Frame 1 (no input): blank canvas, image omitted
Frame 60 (no input): blank canvas, image omitted
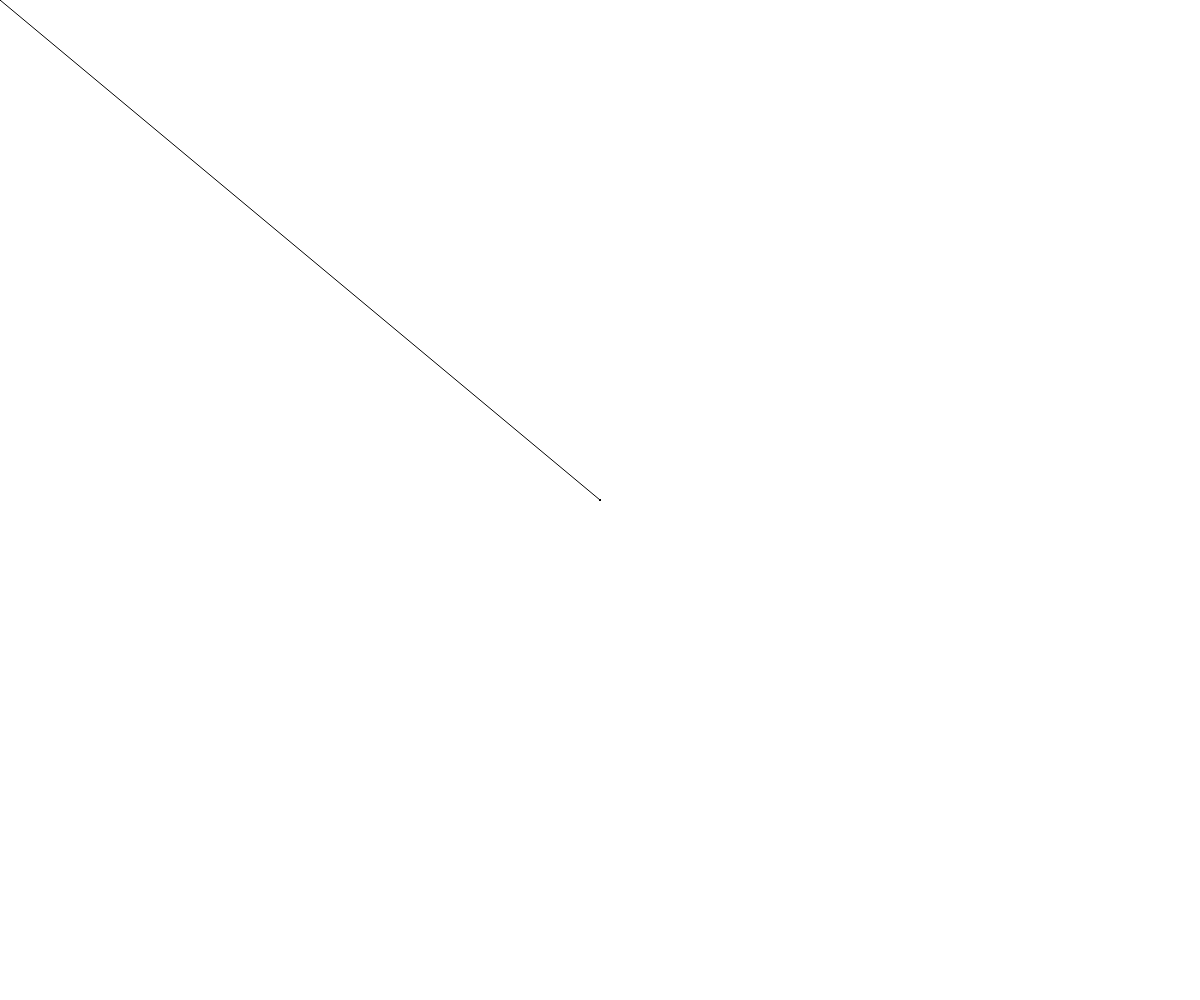
Frame 120 (the mouse pressed at the canvas centre since frame 60)

The p5.js sketch whose frames 1 and 60 were blank and that drew this single picture after the mouse press (run headless with seeded random() and noise() and a simulated clock; from frame 60 on, the mouse is pressed at the canvas centre):

// p5.js sketch
// ── sketch.js
/*
Mimi Yin NYU-ITP
Drawing lines with the mouse.
Fixed strokweight.
*/

function setup() { 
  createCanvas(windowWidth, windowHeight);
  background(255);
} 

function draw() {  
  // Draw a line from the previous mouse position
  // to the current mouse position.
  line(pmouseX, pmouseY, mouseX, mouseY);  
}
  
  
